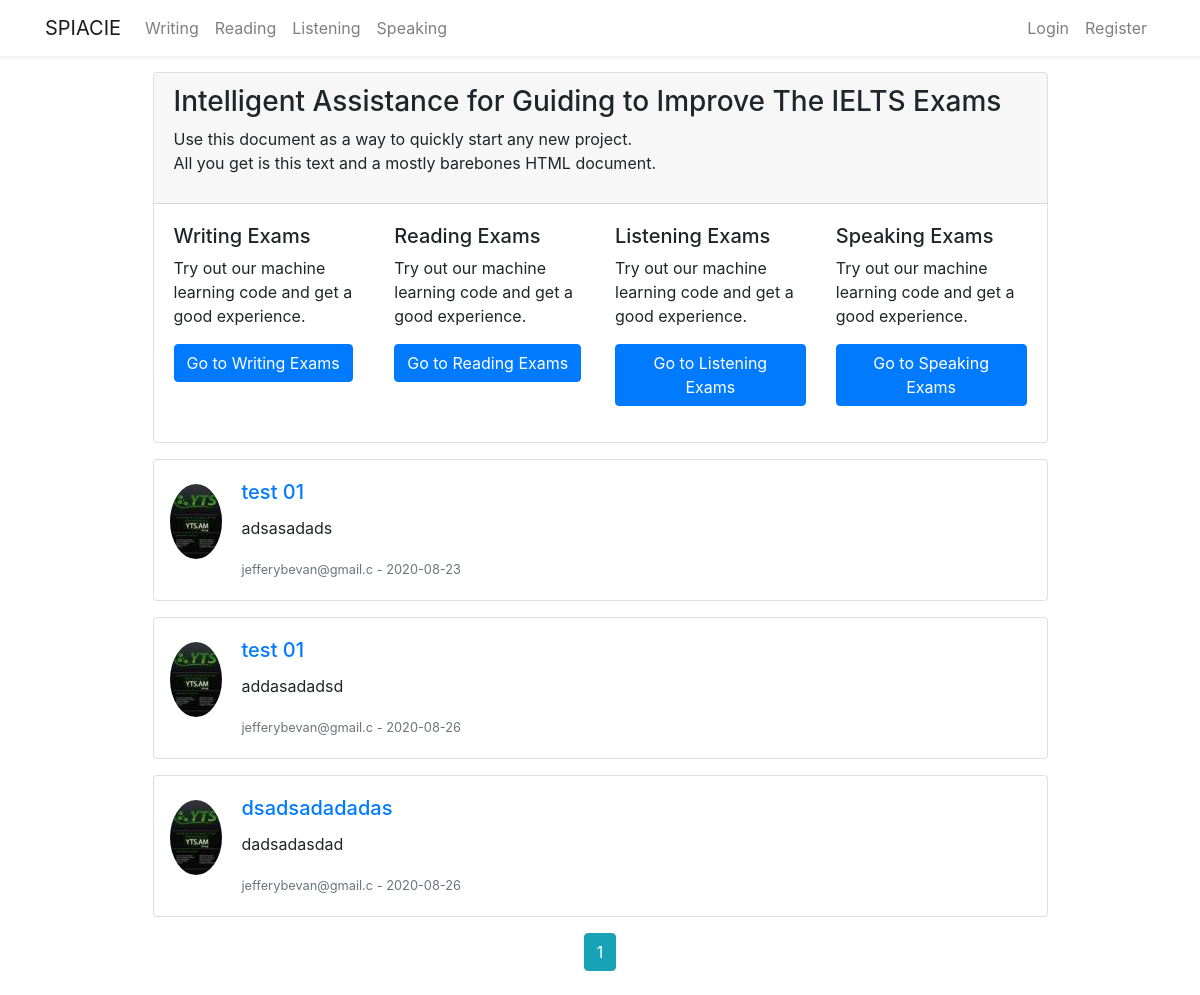
The page /home on the database its author committed.
### flaskblog/models.py (models this page shows, shortened)
class Post(db.Model):
    id = db.Column(db.Integer, primary_key=True)
    title = db.Column(db.String(100), nullable=False)
    date_posted = db.Column(db.DateTime, nullable=False,
                            default=datetime.now())
    content = db.Column(db.Text, nullable=False)
    user_id = db.Column(db.Integer, db.ForeignKey('user.id'), nullable=False)

class User(db.Model, UserMixin):
    id = db.Column(db.Integer, primary_key=True)
    firstname = db.Column(db.String(20), nullable=False)
    lastname = db.Column(db.String(20), nullable=False)
    username = db.Column(db.String(20), unique=True, nullable=False)
    email = db.Column(db.String(20), unique=True, nullable=False)
    password = db.Column(db.String(20), nullable=False)
    image_file = db.Column(db.String(20), nullable=False,
                           default='default.jpg')
    post = db.relationship('Post', backref='author', lazy=True)
    writingpaper = db.relationship(
        'Writingpaper', backref='wcreator', lazy=True)
    writinganswer = db.relationship(
        'Writingpaperanswer', backref='wcandidate', lazy=True)
    speaking = db.relationship(
        'Speaking', backref='vspeak', lazy=True)
    speakinganswer = db.relationship(
        'Speakinganswer', backref='speakanswer', lazy=True)
    Speakinganswersav = db.relationship(
        'Speakinganswersaved', backref='speakinganswersaved', lazy=True)

### flaskblog/main/routes.py (the view)
@main.route("/")
@main.route("/home")
def home():
    page = request.args.get('page', 1, type=int)
    posts = Post.query.paginate(page=page, per_page=5)
    return render_template('home.html', posts=posts)

### flaskblog/templates/home.html
{% extends 'layout.html'%} {% block content %}
<div class="container mt-3">
  <div class="row justify-content-center">
    <div class="col-md-10">
      <div class="card">
        <div class="card-header">
          <div class="d-flex align-items-center">
            <div class="starter-template align-items-center">
              <h3>
                Intelligent Assistance for Guiding to Improve The IELTS Exams
              </h3>
              <p>
                Use this document as a way to quickly start any new project.<br />
                All you get is this text and a mostly barebones HTML document.
              </p>
            </div>
          </div>
        </div>
        <div class="card-body">
          <div class="row">
            <div class="col-sm-6 col-md-3">
              <div class="thumbnail">
                <div class="caption">
                  <h5>Writing Exams</h5>
                  <p>
                    Try out our machine learning code and get a good experience.
                  </p>
                  <p>
                    <a href="/writing" class="btn btn-primary" role="button"
                      >Go to Writing Exams</a
                    >
                  </p>
                </div>
              </div>
            </div>
            <div class="col-sm-6 col-md-3">
              <div class="thumbnail">
                <div class="caption">
                  <h5>Reading Exams</h5>
                  <p>
                    Try out our machine learning code and get a good experience.
                  </p>
                  <p>
                    <a href="/reading" class="btn btn-primary" role="button"
                      >Go to Reading Exams</a
                    >
                  </p>
                </div>
              </div>
            </div>
            <div class="col-sm-6 col-md-3">
              <div class="thumbnail">
                <div class="caption">
                  <h5>Listening Exams</h5>
                  <p>
                    Try out our machine learning code and get a good experience.
                  </p>
                  <p>
                    <a href="/listening" class="btn btn-primary" role="button"
                      >Go to Listening Exams</a
                    >
                  </p>
                </div>
              </div>
            </div>
            <div class="col-sm-6 col-md-3">
              <div class="thumbnail">
                <div class="caption">
                  <h5>Speaking Exams</h5>
                  <p>
                    Try out our machine learning code and get a good experience.
                  </p>
                  <p>
                    <a href="/speaking" class="btn btn-primary" role="button"
                      >Go to Speaking Exams</a
                    >
                  </p>
                </div>
              </div>
            </div>
          </div>
        </div>
      </div>
      {% for post in posts.items %}
      <div class="card mb-3 mt-3">
        <div class="row no-gutters">
          <div class="text-center">
            <img
              class="rounded-circle mt-4 ml-3"
              src="{{ url_for('static', filename='profile_pics/' + post.author.image_file) }}"
            />
          </div>
          <div class="col-md-6">
            <div class="card-body">
              <h5 class="card-title">
                <a
                  class="article-title"
                  href="{{ url_for('posts.post', post_id= post.id )}}"
                  >{{ post.title }}</a
                >
              </h5>
              <p class="card-text">{{ post.content }}</p>
              <p class="card-text">
                <small class="text-muted"
                  >{{ post.author.username }} - {{
                  post.date_posted.strftime('%Y-%m-%d') }}</small
                >
              </p>
            </div>
          </div>
        </div>
      </div>
      {% endfor %}
      <div class="text-center">
        {% for page_num in posts.iter_pages( left_edge=1, right_edge=1,
        left_current=1, right_current=2) %} {% if page_num %} {% if posts.page
        == page_num %}
        <a
          class="btn btn-info mb-4"
          href="{{ url_for('main.home', page=page_num) }}"
          >{{ page_num }}</a
        >
        {% else %}
        <a
          class="btn btn-outline-info mb-4"
          href="{{ url_for('main.home', page=page_num) }}"
          >{{ page_num }}</a
        >
        {% endif%} {% else %} .... {% endif%} {% endfor %}
      </div>
    </div>
  </div>
</div>
{% endblock content%}

### rows shown on the page
Post: image_file (picture), title "test 01", content "adsasadads", author.username "jefferybevan@gmail.c", date_posted "2020-08-23"
Post: image_file (picture), title "test 01", content "addasadadsd", author.username "jefferybevan@gmail.c", date_posted "2020-08-26"
Post: image_file (picture), title "dsadsadadadas", content "dadsadasdad", author.username "jefferybevan@gmail.c", date_posted "2020-08-26"

### other values the page prints
{{ page_num }} "1"
